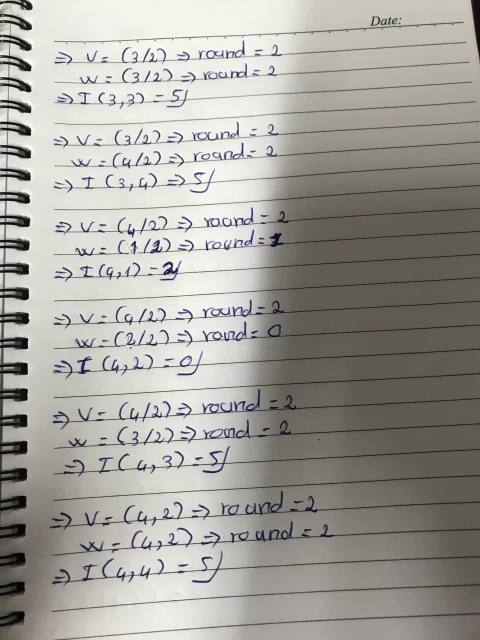
#> input picture image.jpg, 960 x 1280 px (shown at 1/2 size); its folder holds only this picture in this run
$ python -i menu.py   (imports and definitions only)
#> lines starting #> are read from the running program, lines starting #| are printed output that depends on the picture
import os
import tkinter
from tkinter import *
from tkinter import filedialog as fd

import numpy as np
from PIL import Image, ImageTk
from skimage.color import rgb2gray

import adaptiveThreshholding as at
import imageEnhancement
import cv2
from skimage import color, data, restoration
from matplotlib import pyplot as plt, pyplot

# [4 lines not run here, left out]
#app.resizable(False, False)
# [1 line that did not run here, left out]

image = ""
imagePath = ""
OIT = StringVar()
# [1 line not run here, left out]
BIT = StringVar()

# [1 line that did not run here, left out]
# [1 line not run here, left out]

# [1 line that did not run here, left out]
# [2 lines not run here, left out]
# [1 line that did not run here, left out]
# [2 lines not run here, left out]

# [1 line that did not run here, left out]
# [2 lines not run here, left out]
# [1 line that did not run here, left out]
# [2 lines not run here, left out]

# [1 line that did not run here, left out]
# [1 line that did not run here, left out]
# [1 line that did not run here, left out]
# [1 line that did not run here, left out]
# [1 line that did not run here, left out]
# [1 line that did not run here, left out]
# [1 line that did not run here, left out]
# [1 line that did not run here, left out]
# [1 line that did not run here, left out]
# [1 line that did not run here, left out]


# [27 lines left out: functions select_file, save_image, not called in this run]


def setImage(outImage):
    outImage.thumbnail((630, 630))
    img = ImageTk.PhotoImage(outImage)
    lblImage.configure(image=img)
    lblImage.image = img


# [89 lines left out: functions adaptive_threshholding, otsu_with_adaptiveThresholding, erosion_adaptive_threshholding, bilateral_enhancement, gaussian_enhancement, median_enhancement, not called in this run]


def wiener_enhancement(img):
#> called with img = 'image.jpg'
    if not img:
        return tkinter.messagebox.showinfo(title="Info", message="Please load image first before apply any methods")
    else:
        imgnew = rgb2gray(plt.imread(img))
#> imgnew: shape (1280, 960) float64; min 0, max 1, mean 0.634
        #img = color.rgb2gray(data.astronaut())
        from scipy.signal import convolve2d
        psf = np.ones((5, 5)) / 4
        print(psf)
        img = convolve2d(imgnew, psf, 'same')
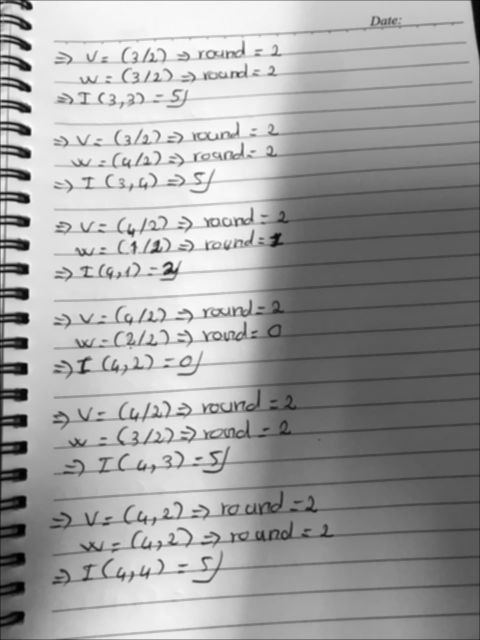
#> img: shape (1280, 960) float64 (shown at 1/2 size); min 0.0834, max 6.16, mean 3.95; drawn with min black and max white
        img += 0.1 * img.std() * np.random.standard_normal(imgnew.shape)
        deconvolved_img = restoration.wiener(img, psf, 50)
        #cv2.imshow('', deconvolved_img)
        deconvolved_img = cv2.convertScaleAbs(deconvolved_img, alpha=255.0)
        cv2.imwrite('enhanceImage.jpg', deconvolved_img)
        #pyplot.imsave('enhanceImage.jpg', deconvolved_img)
        OIT.set("Original Image with Wiener Filtering")
        img = Image.open('enhanceImage.jpg')
#> img: PIL image 960x1280 L
        setImage(img)
#> in setImage, `outImage.thumbnail((630, 630))`:
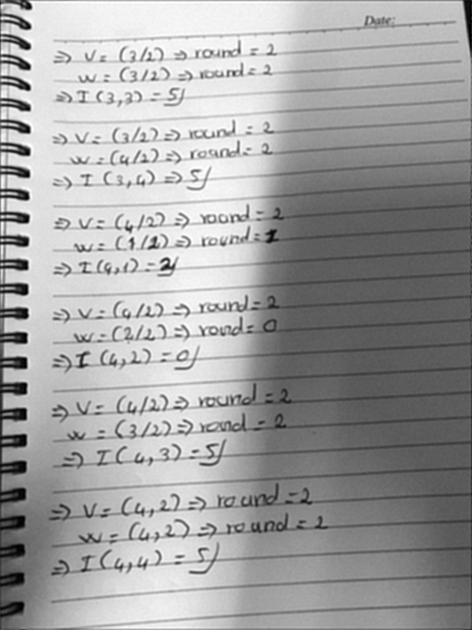
#> outImage: PIL image 472x630 L; min 0, max 255, mean 161.3
        global image
        image = Image.open('enhanceImage.jpg').convert('L')


# [12 lines left out: function clearEnhancement, not called in this run]


def about():
    return tkinter.messagebox.showinfo(title="Info", message="Image saved")


# [22 lines not run here, left out]


def main():
    # start a program
    app.mainloop()


# [2 lines not run here, left out]

#> (the run stopped early here; a loop or call above may not have finished)

$ run again, on 001_nl_b334_051_01.jpg
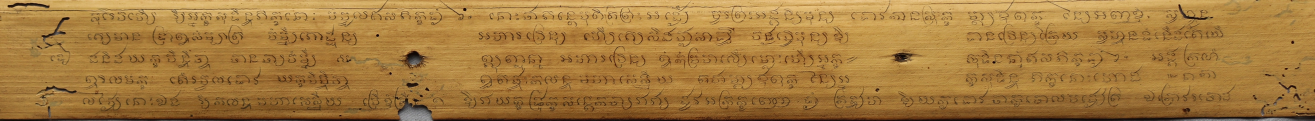
#> input picture 001_nl_b334_051_01.jpg, 5259 x 481 px (shown at 1/4 size)
#> in wiener_enhancement, `img = convolve2d(imgnew, psf, 'same')`:
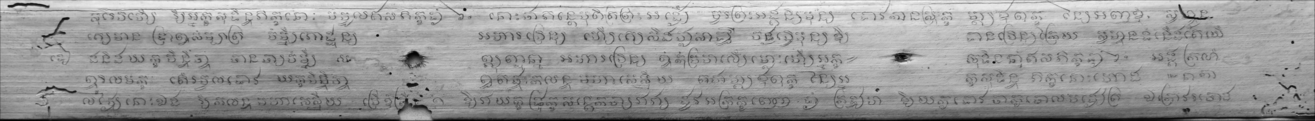
#> img: shape (481, 5259) float64 (shown at 1/4 size); min 0.153, max 5.05, mean 3.14; drawn with min black and max white
#> in setImage, `outImage.thumbnail((630, 630))`:
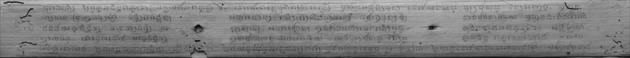
#> outImage: PIL image 630x58 L; min 5, max 196, mean 128.2
